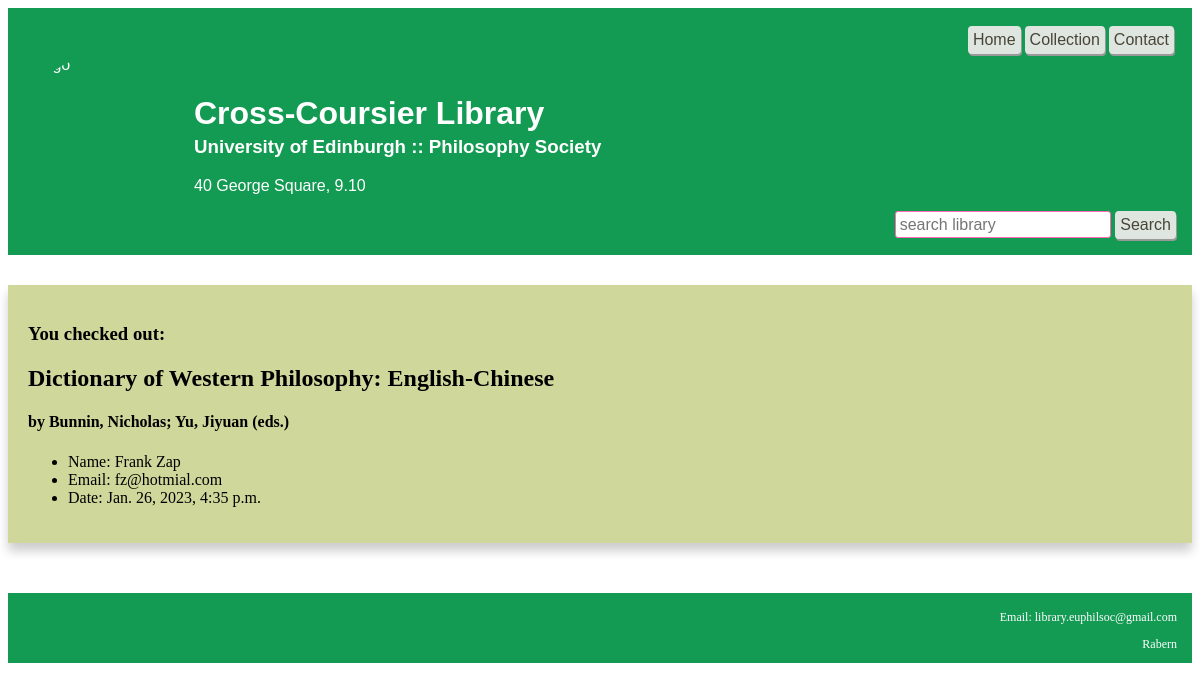
Screenshot of /library/confirm/1/ with the database file from the repository.
### libraryapp/models.py (models this page shows, shortened)
class Borrow(models.Model):
    checked_out=models.DateTimeField(auto_now_add = True)
    borrower_name=models.CharField(max_length =50)
    borrower_email=models.EmailField(max_length=50)
    book=models.ForeignKey(
        Book,
        related_name="book",
        on_delete=models.CASCADE)

class Book(models.Model):
    call_number = models.CharField(max_length =50)
    author = models.CharField(max_length =100)
    title = models.CharField(max_length =100)
    year = models.CharField(max_length =50)
    publisher = models.CharField(max_length =100)
    isbn = models.CharField(max_length =100)
    inventory = models.SmallIntegerField()
    available = models.SmallIntegerField()
    language = models.CharField(max_length =100)
    notes = models.TextField(null=True)

### libraryapp/views.py (the view)
# urls.py: path('confirm/<int:id>/', confirm, name ="confirm"),
def confirm(request,id):
    borrow = Borrow.objects.get(id=id)
    context = {"borrow": borrow}
    return render(request, "library/confirm.html", context)

### libraryapp/templates/library/confirm.html (shortened to what this page needs)
{% extends 'base.html' %}
{% block content %}
<div class="card">
    <div class="container">
<h3> You checked out:</h3>
        <h2><b>{{ borrow.book.title}}</b></h2>
        <h4> by {{ borrow.book.author }}</h4>
<ul>
    <li>Name: {{borrow.borrower_name}}</li>
    <li>Email: {{borrow.borrower_email}}</li>
    <li>Date: {{borrow.checked_out}}</li>
</ul>
</div>
</div>
{% endblock content %}

### libraryapp/static/css/books.css (style rules this page uses)
.card { background-color: #cfd79b; box-shadow: 0 8px 10px 0 rgba(0,0,0,0.2); }
.container { padding: 20px; }

### rows the page displays
Borrow: book "Dictionary of Western Philosophy: English-Chinese", book.author "Bunnin, Nicholas; Yu, Jiyuan (eds.)", borrower_name "Frank Zap", borrower_email "fz@hotmial.com", checked_out "Jan. 26, 2023, 4:35 p.m."
